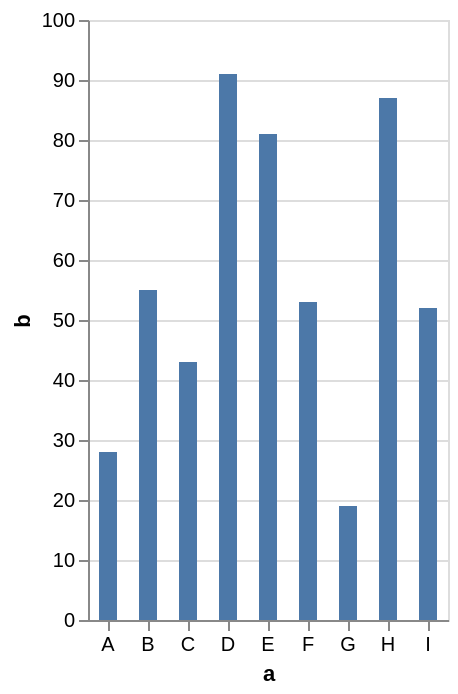

Here is the Vega-Lite specification saved for this chart:
### Vega-Lite specification from a JSON file in a GitHub repository (floating-point values rounded to 4 significant figures)
{"$schema": "https://vega.github.io/schema/vega-lite/v5.json", "description": "A simple bar chart with embedded data.", "data": {"values": [{"a": "A", "b": 28}, {"a": "B", "b": 55}, {"a": "C", "b": 43}, {"a": "D", "b": 91}, {"a": "E", "b": 81}, {"a": "F", "b": 53}, {"a": "G", "b": 19}, {"a": "H", "b": 87}, {"a": "I", "b": 52}]}, "mark": {"type": "bar", "width": {"band": 0.5}}, "encoding": {"x": {"field": "a", "type": "nominal", "axis": {"labelAngle": 0}}, "y": {"field": "b", "type": "quantitative"}}}
